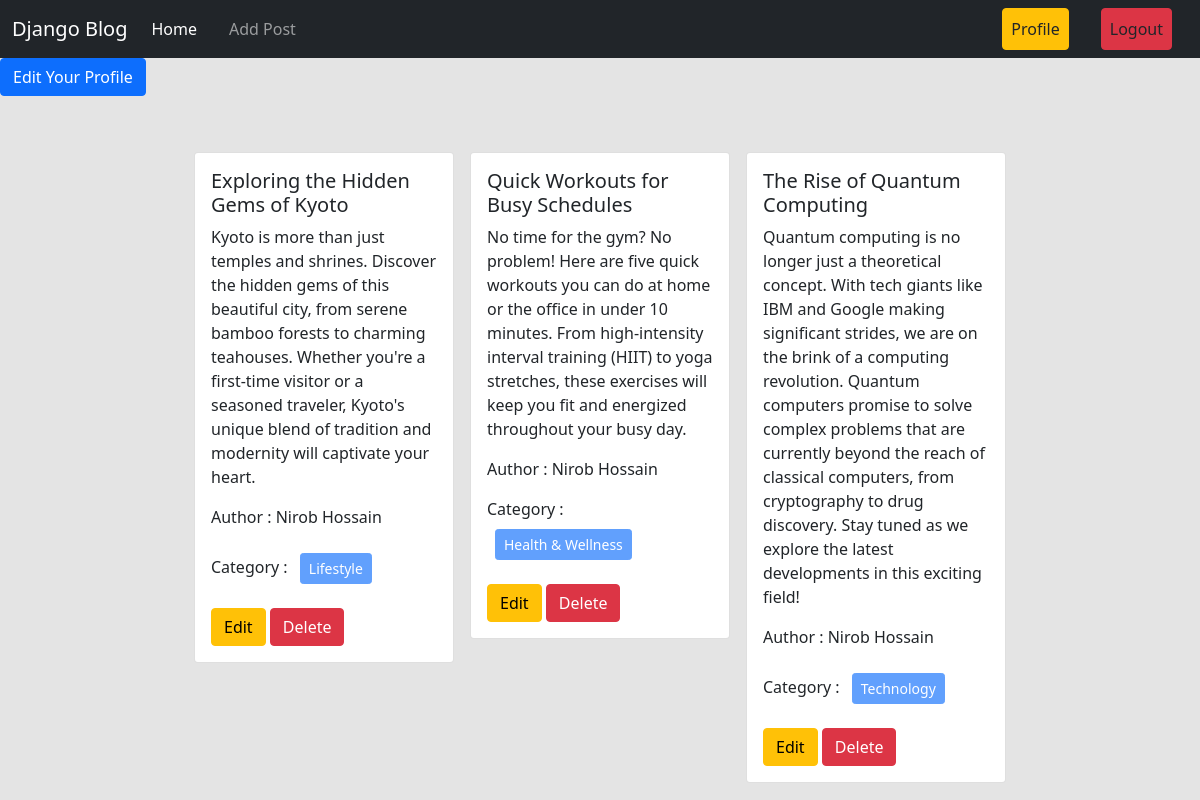
The app's page /author/profile/ (signed in) with its own data.
### posts/models.py (models this page shows, shortened)
class Post(models.Model):
    title = models.CharField(max_length=50)
    content = models.TextField()
    category = models.ManyToManyField(Category)
    author = models.ForeignKey(User, on_delete=models.CASCADE)
    image = models.ImageField(upload_to='posts/media/uploads/', blank = True, null = True)

### categories/models.py (models this page shows, shortened)
class Category(models.Model):
    name = models.CharField(max_length=100)
    slug = models.SlugField(max_length=100,unique=True, null=True, blank=True)

### author/views.py (the view)
# urls.py: path('profile/', views.profile, name='profile'),
@login_required
def profile(request):
    data = Post.objects.filter(author = request.user)
    return render(request, 'profile.html', {'data' : data})

### author/templates/profile.html
{% extends 'base.html' %} {% load crispy_forms_tags %} {% block content %}
<div>
  <a class="btn btn-primary" href="{% url 'edit_profile' %}">
    Edit Your Profile</a
  >
</div>
<div class="d-flex flex-wrap justify-content-center px-5 pt-5">
  {% for post in data %}
  <div class="col-sm-3">
    <div class="card m-2">
      <div class="card-body">
        <h5 class="card-title">{{post.title}}</h5>
        <p class="card-text">{{post.content}}</p>
        <p>Author : {{post.author.first_name}} {{post.author.last_name}}</p>
        <p>
          Category : {% for cat in post.category.all %}
          <button class="btn btn-primary btn-sm m-2" disabled>
            {{cat.name}}
          </button>
          {% endfor %}
        </p>
        <a href="{% url 'edit_post' post.id %}" class="btn btn-warning">Edit</a>
        <a href="{% url 'delete_post' post.id %}" class="btn btn-danger"
          >Delete</a
        >
      </div>
    </div>
  </div>
  {% endfor %}
</div>
{% endblock %}

### records on screen
Post: title "Exploring the Hidden Gems of Kyoto", content "Kyoto is more than just temples and shrines. Discover the hidden gems of this beautiful city, from serene bamboo forests to charming teahouses. Whether you're a first-time visitor or a seasoned traveler, Kyoto's unique blend of tradition and modernity will captivate your heart.", author.first_name "Nirob", author.last_name "Hossain"
Category: name "Lifestyle"
Post: title "Quick Workouts for Busy Schedules", content "No time for the gym? No problem! Here are five quick workouts you can do at home or the office in under 10 minutes. From high-intensity interval training (HIIT) to yoga stretches, these exercises will keep you fit and energized throughout your busy day.", author.first_name "Nirob", author.last_name "Hossain"
Category: name "Health & Wellness"
Post: title "The Rise of Quantum Computing", content "Quantum computing is no longer just a theoretical concept. With tech giants like IBM and Google making significant strides, we are on the brink of a computing revolution. Quantum computers promise to solve complex problems that are currently beyond the reach of classical computers, from cryptography to drug discovery. Stay tuned as we explore the latest developments in this exciting field!", author.first_name "Nirob", author.last_name "Hossain"
Category: name "Technology"
